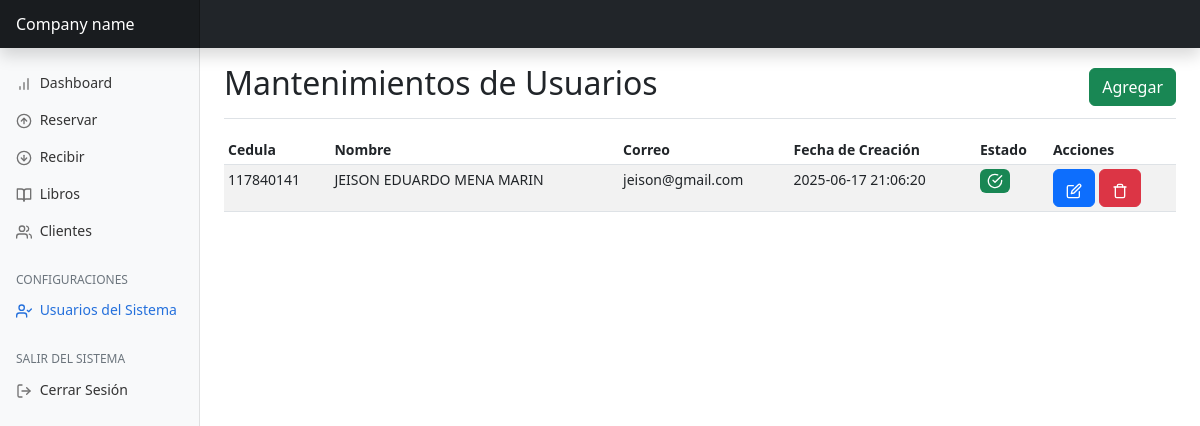
The page /pages/usuarios.php (signed in) on the database its author committed.
### tables this page shows
CREATE TABLE `usuario` (
  `id` int(11) NOT NULL,
  `nombre` varchar(128) NOT NULL,
  `correo` varchar(128) NOT NULL,
  `contra` varchar(64) NOT NULL,
  `cedula` varchar(128) NOT NULL,
  `fecha_creacion` datetime NOT NULL DEFAULT current_timestamp(),
  `estado` int(1) NOT NULL DEFAULT 1 COMMENT '1=activo, 0=inactivo'
);

### system/session.php (called while the page is built, shortened)
<?php
require 'config.php';
$usario = mysqli_query($conn, "SELECT * FROM usuario WHERE id = '{$_SESSION['usuario_id']}' LIMIT 1");

### pages/usuarios.php (the view, shortened to what this page needs)
<?php
require '../system/session.php';
require '../layout/header.php';
?>
<div class="d-flex justify-content-between flex-wrap flex-md-nowrap align-items-center pt-3 pb-2 mb-3 border-bottom">
    <h1 class="h2">Mantenimientos de Usuarios</h1>
    <div class="btn-toolbar mb-2 mb-md-0">
        <button type="button" class="btn btn-success" data-bs-toggle="modal" data-bs-target="#addModal">
            Agregar
        </button>
    </div>
</div>
<div class="table-responsive">
    <table class="table table-striped table-sm">
        <thead>
            <tr>
                <th scope="col">Cedula</th>
                <th scope="col">Nombre</th>
                <th scope="col">Correo</th>
                <th scope="col">Fecha de Creación</th>
                <th scope="col">Estado</th>
                <th scope="col">Acciones</th>
            </tr>
        </thead>
        <tbody>
            <?php
            $usuarios = mysqli_query($conn, "SELECT * FROM usuario WHERE estado != 0 ORDER BY nombre ASC");
            if(mysqli_num_rows($usuarios)==0){
                echo "<tr><td colspan='6' class='text-center'>No hay usuarios registrados.</td></tr>";
            }else{
                foreach ($usuarios as $usuario) {
                    $estado_color = $usuario['estado'] == 1 ? 'success' : 'danger';
                    $estado_nombre = $usuario['estado'] == 1 ? '<span data-feather="check-circle" class="align-text-bottom"></span>'
                        : '<span data-feather="clock" class="align-text-bottom"></span>';
                    echo "<tr id=\"usuario-{$usuario['id']}\">
                                        <td>{$usuario['cedula']}</td>
                                        <td>{$usuario['nombre']}</td>
                                        <td>{$usuario['correo']}</td>
                                        <td>{$usuario['fecha_creacion']}</td>
                                        <td><span class=\"badge text-bg-$estado_color\">$estado_nombre</span></td>
                                        <td>
                                            <button onclick='editarUsuario({$usuario['id']})' class='btn btn-primary'><span data-feather=\"edit\" class=\"align-text-bottom\"></span></button>
                                            <button onclick='eliminarUsuario({$usuario['id']})' class='btn btn-danger'><span data-feather=\"trash\" class=\"align-text-bottom\"></span></button>
                                        </td>
                                    </tr>";
                }
            }
            ?>
        </tbody>
    </table>
<?php
require '../layout/footer.php';

### css/dashboard.css (style rules this page uses)
body { font-size: .875rem; }
.feather { width: 16px; height: 16px; }

### rows shown on the page
usuario: cedula "117840141", nombre "JEISON EDUARDO MENA MARIN", correo "jeison@gmail.com", fecha_creacion "2025-06-17 21:06:20", estado 1 (drawn)
